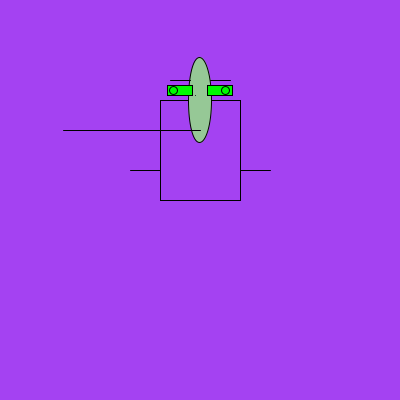
Frame 1 (no input)
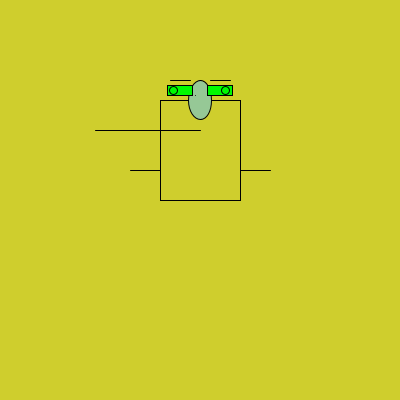
Frame 60 (the mouse pressed at the canvas centre just before this capture)
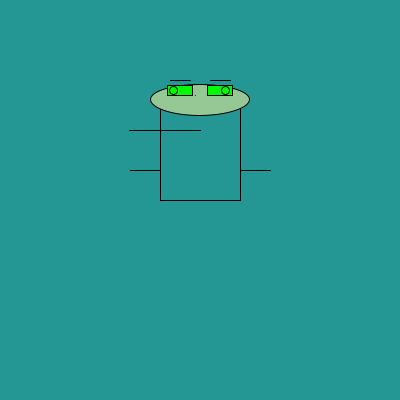
Frame 120 (the mouse held since frame 60 and released just before this capture)

The Processing sketch that drew these frames (run headless with seeded random() and noise(); from frame 60 on, the mouse is pressed at the canvas centre):

// Processing sketch: processing_109460
// ── processing_109460.pde

void setup() {
 
  size (400,400);
}
 void draw() { 
    float r;
   float g;
   float b;
    r=random(255);
    g=random(255);
    b=random(255);
   background(r, g, b);
   rectMode(CENTER);
   ellipseMode(CENTER);
   
   fill(r,g,b);
   rect(200,150,80,100);
   // body
   float randface1=random(100);
   float randface2=random(100);
   fill(150,200,150);
   ellipse(200,100,randface1,randface2);
   
   fill(0,250,0); // face
    rect(180,90,25,10);
    rect(220,90,25,10);
    line(170,80,190,80);
    line(210,80,230,80);
    point( 195,95);  //eyes
    float a;
     a=random (200);
    line(a,130,200,130);//mouth
   line(130,170,160,170); //arms
    line(240,170,270,170);
  ellipse (173, 90, 8, 8);
  ellipse (225, 90, 8, 8);
  fill(0,100,250);
 }
 
